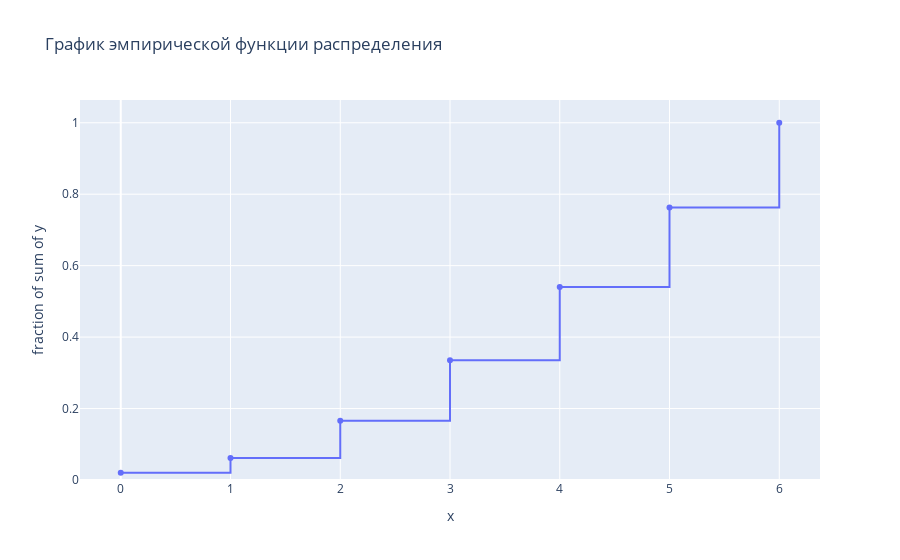

The notebook cell saved with this chart:
### Markdown cell above
### График эмпирической функции распределения

### Code cell
fig = px.ecdf(x=unique, y=emp_func.values.tolist()[0], markers=True, title='График эмпирической функции распределения')
fig.show()

### Figure 1 — Plotly figure (JSON) as saved in the notebook; plotly's stock layout.template omitted (floating-point values rounded to 4 significant figures)
{"data": [{"hovertemplate": "x=%{x}<br>fraction of sum of y=%{y}<extra></extra>", "legendgroup": "", "line": {"dash": "solid", "shape": "hv"}, "marker": {"color": "#636efa", "symbol": "circle"}, "mode": "markers+lines", "name": "", "orientation": "v", "showlegend": false, "type": "scatter", "x": [0, 1, 2, 3, 4, 5, 6], "xaxis": "x", "y": [0.02054, 0.06161, 0.1659, 0.3349, 0.5403, 0.763, 1], "yaxis": "y"}], "layout": {"legend": {"tracegroupgap": 0}, "title": {"text": "График эмпирической функции распределения"}, "xaxis": {"anchor": "y", "domain": [0, 1], "title": {"text": "x"}}, "yaxis": {"anchor": "x", "domain": [0, 1], "rangemode": "tozero", "title": {"text": "fraction of sum of y"}}}}
